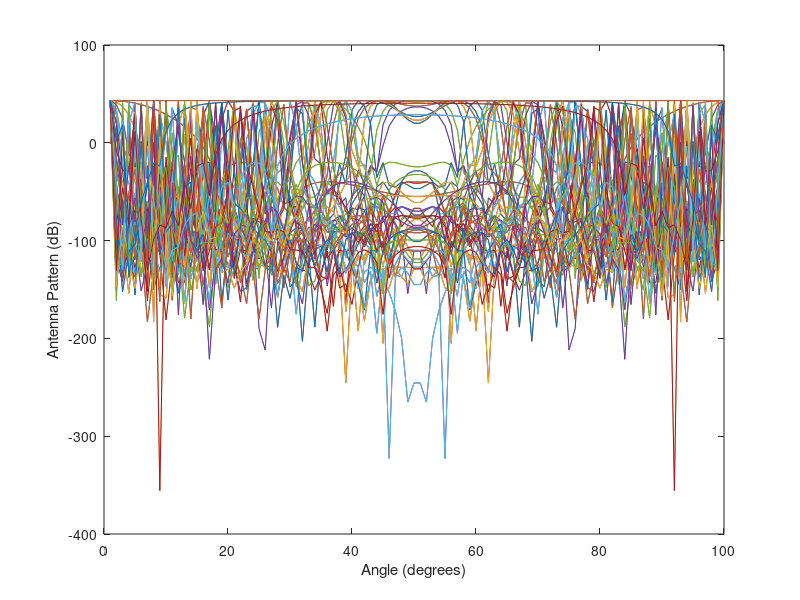

MATLAB code to generate this figure:
N = 100;
elements = 25;
lambda = .1;
a_0 = [0 0 0]';
w = hann(elements);
% w = rectwin(elements);

spacing = lambda/2;
the_angle = 50*pi/180;

theta_x = linspace(-pi/2, pi/2, N);
theta_y = linspace(-pi/2, pi/2, N);


dn =  zeros(3, elements);
dn(1,1:elements) = spacing*1:elements;

k = 2*pi/lambda;

% E = [];
E = zeros(length(theta_x), length(theta_y));
for ii=1:length(theta_x)
	for kk=1:length(theta_y)
		tmp = 0;

		% get the location of where we want the E-field to be computed

		theta = atan(sqrt(tan(theta_x(ii)).^2+tan(theta_y(kk)).^2));
		phi = atan(tan(theta_y(ii))./tan(theta_x(kk)));
		a_r = [sin(theta).*cos(phi); sin(theta).*sin(phi);  cos(theta)];
		a = a_r - a_0;	
		% now loop through all the elements
		for jj=1:elements
			tmp = tmp + w(jj)*exp(j*k*dot(a,dn(:,jj)));
		end
		E(ii,kk) = tmp;
		
	end
end

E_db = 10*log10((E.*conj(E)).^2);
save data.mat
plot(E_db);
xlabel('Angle (degrees)');
ylabel('Antenna Pattern (dB)');